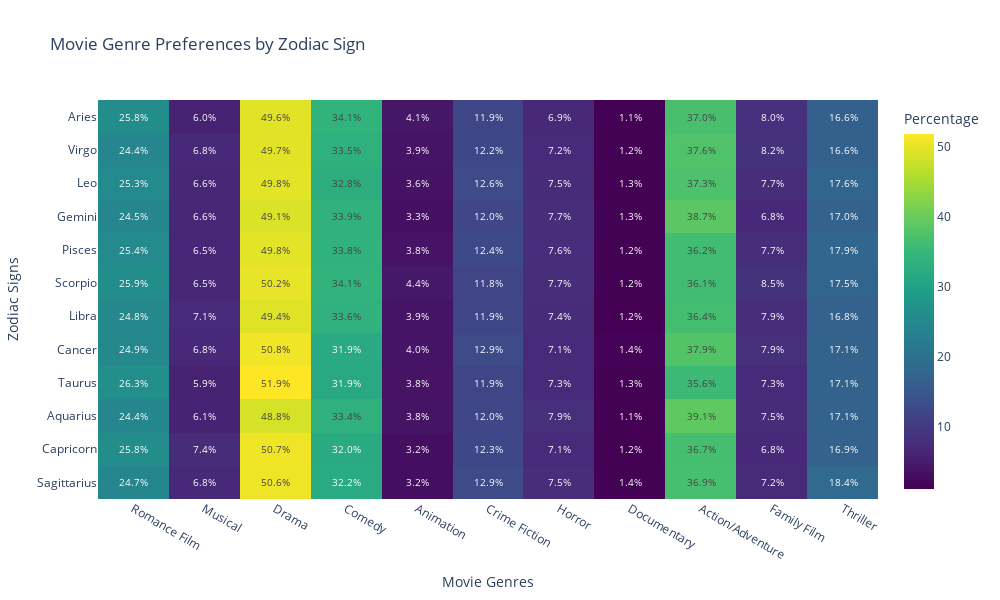

Source (notebook cell):
### Markdown cell above
##### Statistical Analysis Findings
1. **Normality Tests**: Most genres show normal distribution (p > 0.05) except Comedy (Shapiro-Wilk p=0.041), suggesting parametric tests are generally appropriate.

2. **ANOVA Results**: Highly significant differences found (F=8068.485, p<0.001), indicating strong genre preference variations across zodiac signs.

3. **Kruskal-Wallis**: Confirms ANOVA findings (H=129.097, p<0.001), supporting robust non-parametric validation.

4. **Multiple Comparisons**: After Bonferroni correction, ANOVA remains significant while individual genre tests show conservative results, controlling for family-wise error rate.

### Code cell
# 12. Original preference heat map
preference_heatmap = create_preference_heatmap(pref_df.values * 100, genres, zodiac_signs)
preference_heatmap.show()

### Figure 1 — Plotly figure (JSON) as saved in the notebook; plotly's stock layout.template omitted (floating-point values rounded to 4 significant figures; data arrays with more than 128 entries replaced by an {"elided": "..."} marker saying what was removed)
{"data": [{"colorbar": {"title": {"text": "Percentage"}}, "colorscale": [[0, "#440154"], [0.1111, "#482878"], [0.2222, "#3e4989"], [0.3333, "#31688e"], [0.4444, "#26828e"], [0.5556, "#1f9e89"], [0.6667, "#35b779"], [0.7778, "#6ece58"], [0.8889, "#b5de2b"], [1, "#fde725"]], "text": {"elided": "12x11 str values"}, "textfont": {"size": 10}, "texttemplate": "%{text}", "type": "heatmap", "x": ["Romance Film", "Musical", "Drama", "Comedy", "Animation", "Crime Fiction", "Horror", "Documentary", "Action/Adventure", "Family Film", "Thriller"], "y": ["Sagittarius", "Capricorn", "Aquarius", "Taurus", "Cancer", "Libra", "Scorpio", "Pisces", "Gemini", "Leo", "Virgo", "Aries"], "z": {"elided": "12x11 float values"}}], "layout": {"height": 600, "title": {"text": "Movie Genre Preferences by Zodiac Sign"}, "width": 1000, "xaxis": {"title": {"text": "Movie Genres"}}, "yaxis": {"title": {"text": "Zodiac Signs"}}}}
